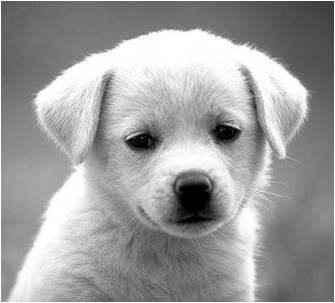
#> input picture lectures/last semester/Image processing/puppy1.jpg, 335 x 303 px
$ python 11_segment.py
#> lines starting #> are read from the running program, lines starting #| are printed output that depends on the picture; after the words box and inside, x2 and y2 are one past the last pixel; in counts of white or black regions, pixels touching at a corner belong together
import matplotlib.pyplot as plt
import numpy as np
import imageio

def segment_image(im_mat, th):
    new_mat = np.zeros(im_mat.shape)
    new_mat[im_mat >= th] = 255
    return new_mat


im = imageio.imread("puppy1.jpg")
#> im is the input picture: shape (303, 335); min 0, max 255, mean 156.9
new_image = segment_image(im, 150)
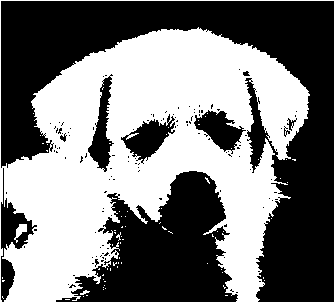
#> new_image: shape (303, 335) float64; 48.2% white; 72 white regions (69 under 20 px), largest, box (x1, y1, x2, y2) and area: (0, 0, 335, 303) 48574, (14, 224, 27, 243) 112, (80, 290, 90, 295) 25
plt.figure()
plt.imshow(new_image, cmap=plt.cm.gray)
plt.show()
